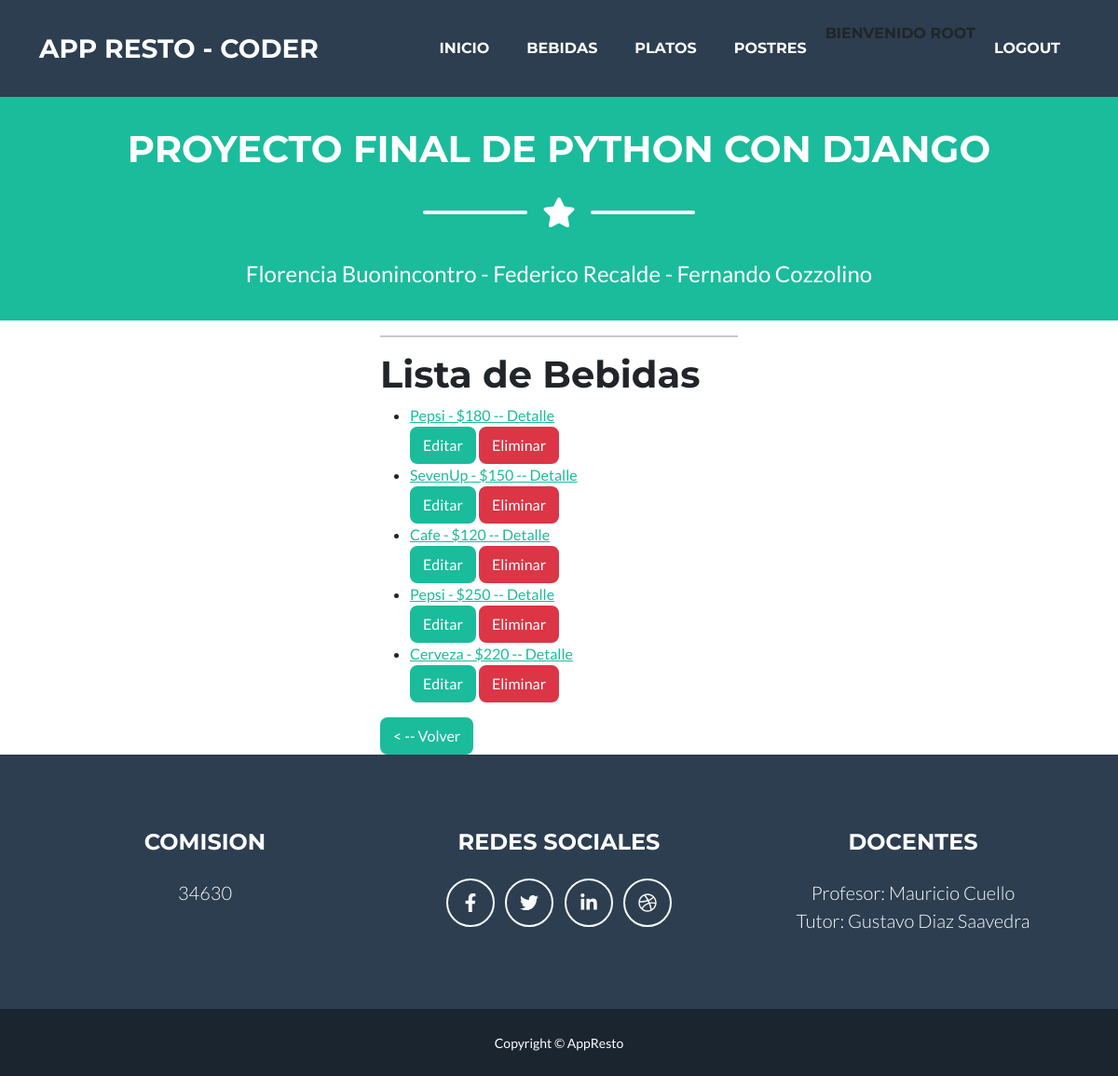
The app's page /bebidas_list (signed in), older data.
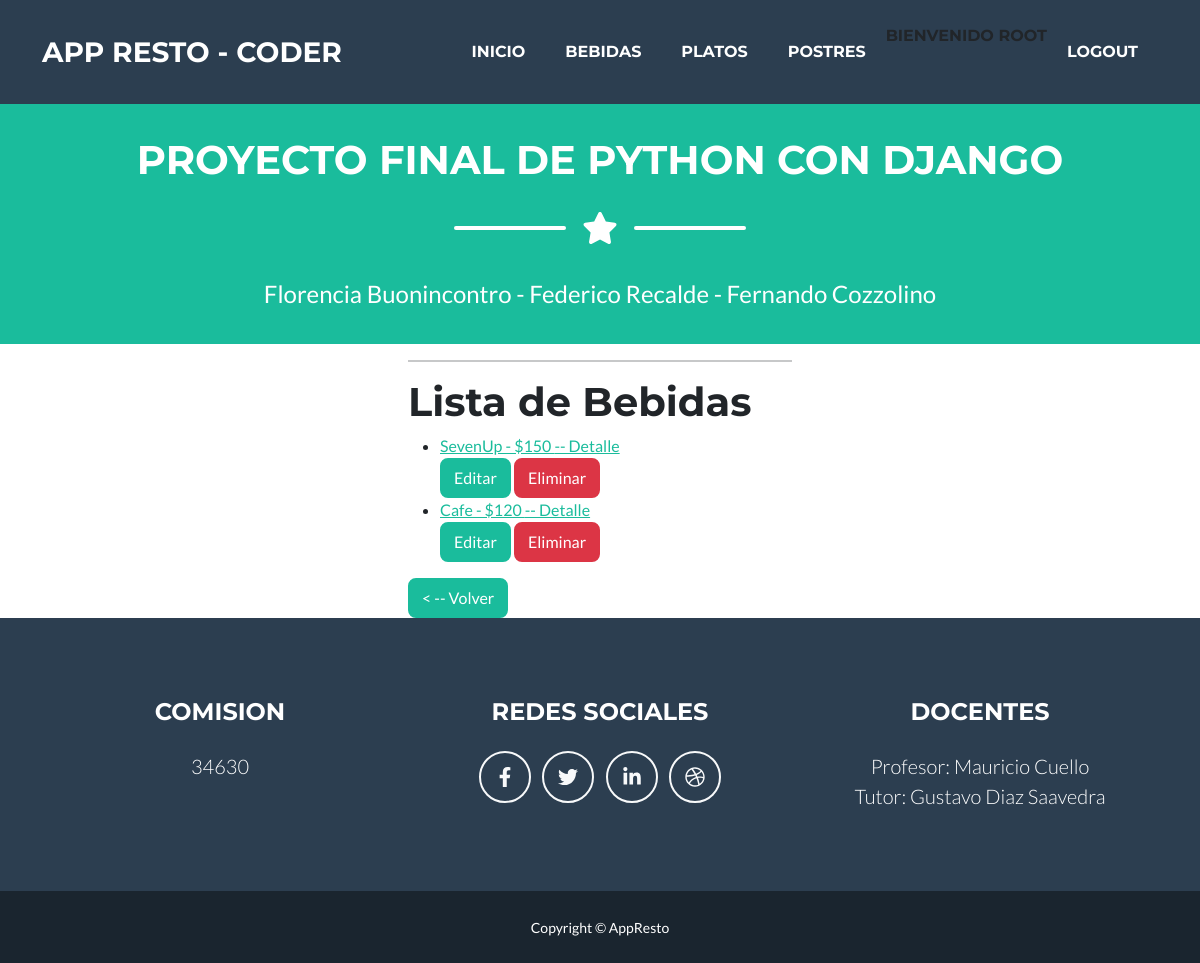
The same page, newer data.
### AppResto/models.py (models this page shows)
class Bebida(models.Model):
    bebida =  models.CharField(max_length=50)
    precio =  models.IntegerField()
    def __str__(self):
        return f'{self.bebida} - ${self.precio}'

### AppResto/views.py (the view)
# urls.py: path('bebidas_list', BebidaList.as_view(), name='Bebidas_list'),
class BebidaList(LoginRequiredMixin, ListView):
    model = Bebida
    template_name = 'bebidas_list.html'
    context_object_name = "bebidas"

### AppResto/templates/bebidas_list.html
{% extends 'padre.html' %}
{% load static %}
{% block contenidoDinamico %}
<h1> Lista de Bebidas </h1>
<ul>
    {% for bebida in bebidas %}
        <li>
            <a href="{% url 'DetalleBebida' bebida.id %}">
                {{bebida}} -- Detalle
            </a>
        </li>
        <div>
            <a href="{% url 'ActualizaBebida' bebida.id %}" class="btn btn-primary" role="button">Editar</a>
            <a href="{% url 'EliminaBebida' bebida.id  %}"class="btn btn-danger" role="button">Eliminar</a>
        </div>
    {% endfor %}
</ul>
<a href="{% url 'Bebidas' %}" class="btn btn-primary" role="button">< -- Volver</a>
{% endblock contenidoDinamico %}

Row changes from the older to the newer data that the page shows:
removed Bebida: bebida+precio "Pepsi - $180"
removed Bebida: bebida+precio "Pepsi - $250"
removed Bebida: bebida+precio "Cerveza - $220"
